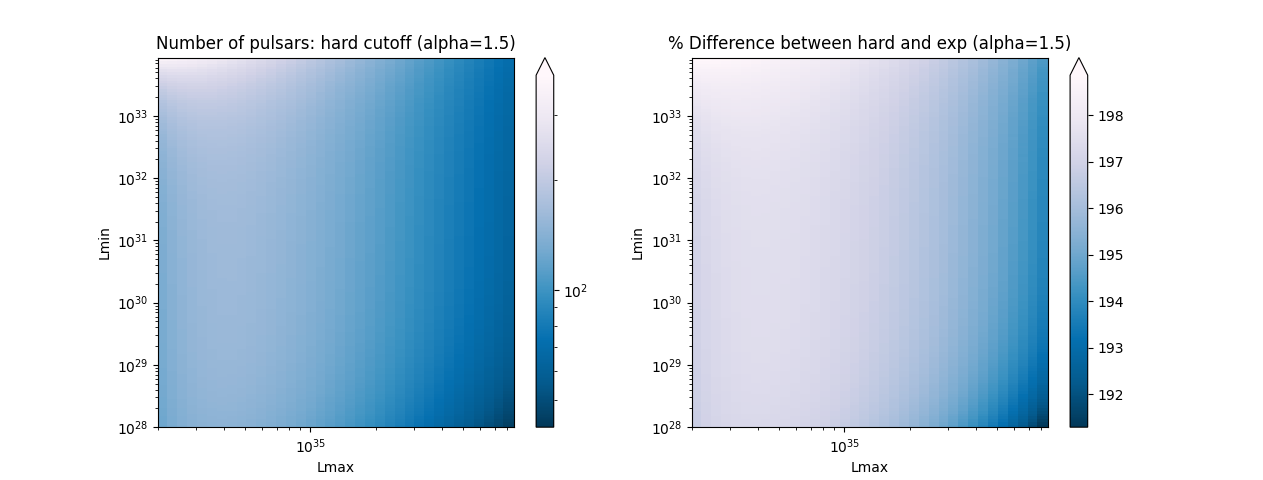

Recreate this plot in Python.
'''
The purpose of this file is to use the Fermilab paper analysis
(arXiv link: https://arxiv.org/pdf/1911.12369.pdf) for varied
values of L_min and L_max, so that we can get the sensitivity
of their algorithm to these values.

The paper gives a reasonable value of alpha_L at [1.2, 1.5], 
which corresponds to about five thousand pulsars. However,
it states that the 4FGL catalog has found enough pulsars
only to admit a value of alpha_L = 1.93, which corresponds
to about 3,000,000 pulsars. These numbers are reproduced here.

Note that as alpha decreases, the number of pulsars also decreases,
at least in the range of alphas discussed above.
'''




from matplotlib import pyplot as plt
from math import log, exp
from scipy.special import gammainc, gamma
import matplotlib.colors as colors

POWER_STEP = 1.11 # 1 is the minimum

ALPHA_L = 1.5#1.93
L_EXCESS = 6.37e36  # All units are in ergs per second
    # We assume this is the total luminosity of the excess, not just the luminosity that Fermi can detect.
L_THRESH = 1.0e34
L_MIN_RANGE=[1.0e28, 1.0e34]
L_MAX_RANGE=[2.0e34, 1.0e36]

INTEGRAL_STEPS = 10000

dimMin= int(log(L_MIN_RANGE[1]/L_MIN_RANGE[0]) / log(POWER_STEP))
dimMax= int(log(L_MAX_RANGE[1]/L_MAX_RANGE[0]) / log(POWER_STEP))

def Gamma(s, x):
    if(s < 0):
        return (Gamma(s+1, x) - x**s * exp(-x))/s
    return gamma(s) * (1-gammainc(s, x))

def sensitivity(l):
    if l < L_THRESH:
        return 0
    return 1

def expLumFunc(lMin, lMax):
    return lambda l:l**(-ALPHA_L) * exp(l / lMax)

def hardLumFunc(lMin, lMax):
    return lambda l:l**(-ALPHA_L)

def integrate(f, lMin, lMax):
    stepSize = (lMax - lMin) / INTEGRAL_STEPS
    integral = 0
    l = lMin
    while l < lMax:
        integral += f(l) * stepSize * sensitivity(l)
        l+= stepSize
    return integral

def lintegrate(f, lMin, lMax):
    stepSize = (lMax - lMin) / INTEGRAL_STEPS
    integral = 0
    l = lMin
    while l < lMax:
        integral += l * f(l) * stepSize
        l+= stepSize
    return integral

def getNumPulsars(lMin, lMax):
    hardUnscaledLum = lintegrate(hardLumFunc(lMin, lMax), lMin, lMax)
    hardUnscaledNum = integrate(hardLumFunc(lMin, lMax), lMin, lMax)
    #expUnscaledLum = lintegrate(expLumFunc, lMin, lMax) # Need to write code to do this to infty
    #expUnscaledNum = integrate(expLumFunc, lMin, lMax)

    nHard = L_EXCESS / hardUnscaledLum * hardUnscaledNum

    return (nHard, 1)


print("Paper values:", getNumPulsars(1e29, 1e35))
print("Delta function values:", getNumPulsars(L_THRESH, L_THRESH*1.0001))


numPulsarsHard = []
numPulsarsExp = []
for i in range(dimMin):
    lineHard = []
    lineExp = []
    for j in range(dimMax):
        nHard, nExp = getNumPulsars(L_MIN_RANGE[0] * POWER_STEP**i, L_MAX_RANGE[0] * POWER_STEP**j)
        lineHard.append(nHard)
        lineExp.append(200 * abs(nExp-nHard)/(nExp+nHard))
    numPulsarsHard.append(lineHard)
    numPulsarsExp.append(lineExp)


lMinVals = [L_MIN_RANGE[0] * POWER_STEP**i for i in range(dimMin)]
lMaxVals = [L_MAX_RANGE[0] * POWER_STEP**j for j in range(dimMax)]

figsize = plt.figaspect(0.38)
fig, (ax1, ax2) = plt.subplots(ncols=2,figsize=figsize)
ax1.set_xscale("log")
ax1.set_yscale("log")
ax1.set_xlabel("Lmax")
ax1.set_ylabel("Lmin")
ax2.set_xscale("log")
ax2.set_yscale("log")
ax2.set_xlabel("Lmax")
ax2.set_ylabel("Lmin")
ax1.set_title("Number of pulsars: hard cutoff (alpha={0})".format(ALPHA_L))
ax2.set_title("% Difference between hard and exp (alpha={0})".format(ALPHA_L))


c1 = ax1.pcolor(lMaxVals, lMinVals, numPulsarsHard, 
                   norm=colors.LogNorm(vmin=min([min(v) for v in numPulsarsHard]),
                   vmax=max([max(v) for v in numPulsarsHard])), cmap='PuBu_r')
plt.colorbar(c1, ax=ax1, extend='max')
c2 = ax2.pcolor(lMaxVals, lMinVals, numPulsarsExp, cmap='PuBu_r')
plt.colorbar(c2, ax=ax2, extend='max')
plt.savefig("tweaks.png")
plt.show()